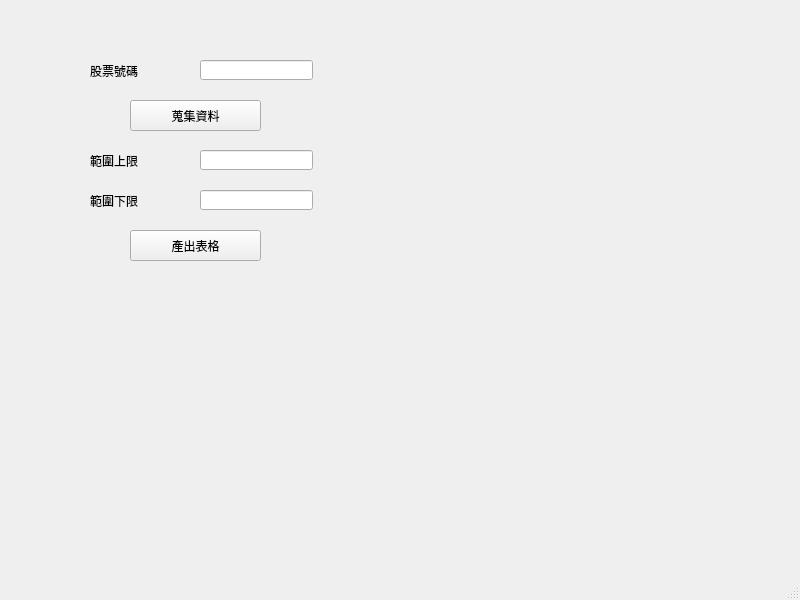
<?xml version="1.0" encoding="UTF-8"?>
<ui version="4.0">
 <class>MainWindow</class>
 <widget class="QMainWindow" name="MainWindow">
  <property name="geometry">
   <rect>
    <x>0</x>
    <y>0</y>
    <width>800</width>
    <height>600</height>
   </rect>
  </property>
  <property name="windowTitle">
   <string>MainWindow</string>
  </property>
  <widget class="QWidget" name="centralwidget">
   <widget class="QLineEdit" name="lineEdit_3">
    <property name="geometry">
     <rect>
      <x>200</x>
      <y>190</y>
      <width>113</width>
      <height>20</height>
     </rect>
    </property>
   </widget>
   <widget class="QLineEdit" name="lineEdit_2">
    <property name="geometry">
     <rect>
      <x>200</x>
      <y>150</y>
      <width>113</width>
      <height>20</height>
     </rect>
    </property>
   </widget>
   <widget class="QLineEdit" name="lineEdit_1">
    <property name="geometry">
     <rect>
      <x>200</x>
      <y>60</y>
      <width>113</width>
      <height>20</height>
     </rect>
    </property>
   </widget>
   <widget class="QPushButton" name="pushButton">
    <property name="geometry">
     <rect>
      <x>130</x>
      <y>230</y>
      <width>131</width>
      <height>31</height>
     </rect>
    </property>
    <property name="text">
     <string>產出表格</string>
    </property>
   </widget>
   <widget class="QLabel" name="label">
    <property name="geometry">
     <rect>
      <x>90</x>
      <y>60</y>
      <width>81</width>
      <height>21</height>
     </rect>
    </property>
    <property name="text">
     <string>股票號碼</string>
    </property>
   </widget>
   <widget class="QLabel" name="label_2">
    <property name="geometry">
     <rect>
      <x>90</x>
      <y>150</y>
      <width>81</width>
      <height>21</height>
     </rect>
    </property>
    <property name="text">
     <string>範圍上限</string>
    </property>
   </widget>
   <widget class="QLabel" name="label_3">
    <property name="geometry">
     <rect>
      <x>90</x>
      <y>190</y>
      <width>81</width>
      <height>21</height>
     </rect>
    </property>
    <property name="text">
     <string>範圍下限</string>
    </property>
   </widget>
   <widget class="QPushButton" name="pushButton_2">
    <property name="geometry">
     <rect>
      <x>130</x>
      <y>100</y>
      <width>131</width>
      <height>31</height>
     </rect>
    </property>
    <property name="text">
     <string>蒐集資料</string>
    </property>
   </widget>
  </widget>
  <widget class="QMenuBar" name="menubar">
   <property name="geometry">
    <rect>
     <x>0</x>
     <y>0</y>
     <width>800</width>
     <height>18</height>
    </rect>
   </property>
  </widget>
  <widget class="QStatusBar" name="statusbar"/>
 </widget>
 <resources/>
 <connections/>
</ui>
